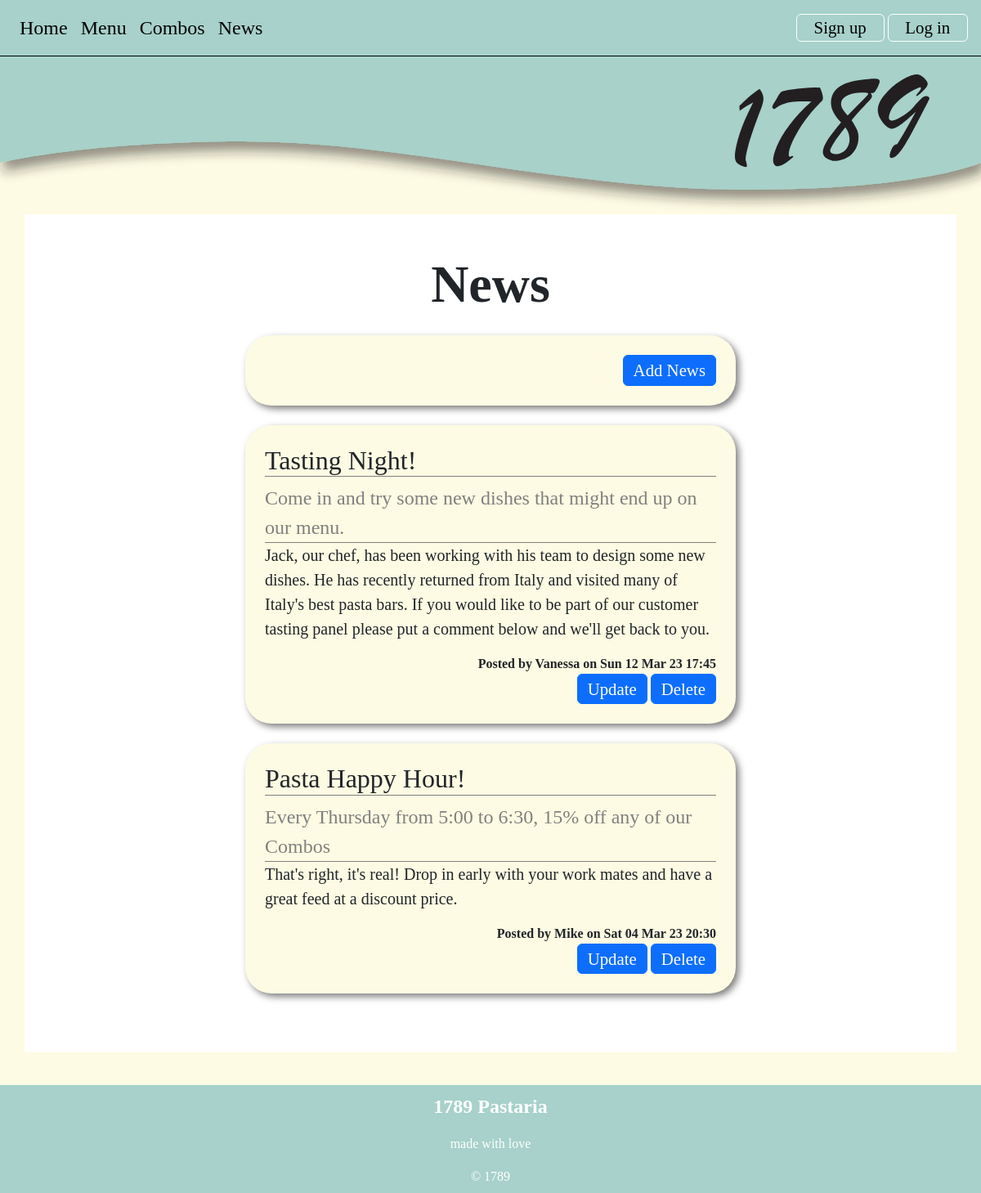
The app's page /news, older data.
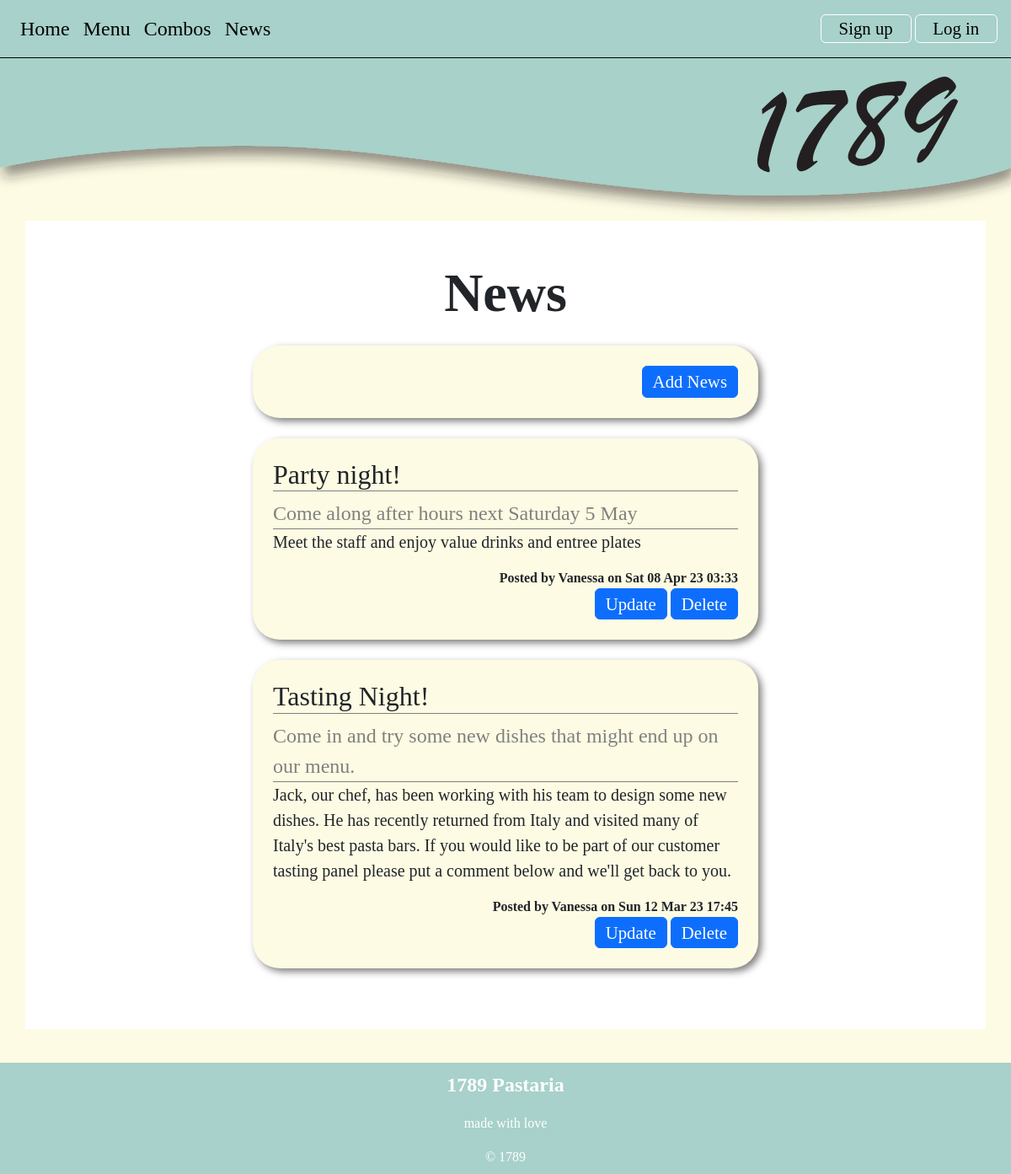
The same page, newer data.
### tables this page shows
CREATE TABLE news(
    news_id integer primary key autoincrement not null,
    title text not null unique,
    subtitle text not null unique,
    content text not null unique,
    newsdate date not null,
    member_id date not null,
    foreign key(member_id) references member(member_id)
);

CREATE TABLE member(
    member_id integer primary key autoincrement not null,
    name text not null unique,
    email text not null unique,
    password text not null,
    authorisation integer not null
);

### server.py (the view)
@app.route('/news')
def news():
    delete_id= request.args
    print(delete_id)
    if len(delete_id) !=0:
        sql = "delete from news where news_id =?"
        values_tuple=(delete_id['id'],)
        result = run_commit_query(sql, values_tuple, db_path)
        print(result)
    sql = """select news.news_id, news.title, news.subtitle, news.content, news.newsdate, member.name
      from news
      join member on news.member_id= member.member_id
      order by news.newsdate desc;
      """
    result = run_search_query_tuples(sql, (), db_path, True)
    print(result)
    return render_template("news.html", news=result)

### db_functions.py (called while the page is built)
def run_search_query_tuples(sql_query,values_tuple, file_path, rowfactory=False):
    result = None
    try:
        db = sqlite3.connect(file_path)
        if rowfactory:
            db.row_factory = sqlite3.Row
        cursor = db.cursor()
        cursor.execute(sql_query,values_tuple)
        result = cursor.fetchall()
        cursor.close()
    except sqlite3.Error as error:
        print("Error running search query tuples: {}".format(error))
        return None
    db.close()
    if result is None:
        print("No search values were found")
    return result

### server.py (called while the page is built)
@app.template_filter()
def news_date(sqlite_dt):
    x = datetime.strptime(sqlite_dt, '%Y-%m-%d %H:%M:%S')
    return x.strftime("%a %d %b %y %H:%M")

### templates/news.html (shortened to what this page needs)
{% extends "layout.html" %}
{% block banner %}
static/images/small_banner.svg
{% endblock %}
{% block content %}
<div class="container-lg py-sm-5 py-1">
     <h1> News</h1>
    <div class="news p-4 my-4 text-end">
        <a class="btn btn-primary" href="{{ url_for('news_cu') }}">Add News</a>
    </div>
    {% for row in news %}
    <div class="news p-4 my-4">
    <h2>{{row['title']}}</h2>
        <div class="subtitle"> {{ row['subtitle'] }} </div>
        <p class="news-text"> {{ row['content'] }} </p>
        <div class="news-meta"> Posted by {{ row['name'] }} on {{row['newsdate'] | news_date }}</div>
        <div class="news-meta">
            <a class="btn btn-primary" href="{{ url_for('news_cu', id=row['news_id']) }}">Update</a>
            <a class="btn btn-primary" href="{{ url_for('news', id=row['news_id']) }}">Delete</a>
        </div>
    </div>
    {% endfor %}
</div>
{% endblock %}

### templates/layout.html (shortened to what this page needs)
<!DOCTYPE html>
<html lang="en">
<head>
<link href="https://cdn.jsdelivr.net/npm/bootstrap@5.2.3/dist/css/bootstrap.min.css" rel="stylesheet">
<link rel="stylesheet" href="static/styles.css">
</head>
<body>
 <div class="container-fluid">
     <nav class="navbar navbar-expand-lg px-3 py-2">
    <div class="collapse navbar-collapse" id="collapsibleNavbar">
      <ul class="navbar-nav">
        <li class="nav-item">
          <a class="nav-link" href="{{ url_for('index') }}">Home</a>
        </li>
        <li class="nav-item">
          <a class="nav-link" href="{{ url_for('menu') }}">Menu</a>
        </li>
        <li class="nav-item">
          <a class="nav-link" href="{{ url_for('combos') }}">Combos</a>
        </li>
        <li class="nav-item">
            <a class="nav-link" href="{{ url_for('news') }}">News</a>
        </li>
      </ul>
<div class="ms-auto">
     <a class="nav-link btn btn-outline" href="{{ url_for('signup') }}">Sign up</a>
    <a class="nav-link btn btn-outline" href="">Log in</a></div>
    </div>
</nav>
    <img class="img-fluid" src="{% block banner %}{% endblock %}">
</div>
{% block content %}
 {% endblock %}
<footer class="container-fluid footer-content">
        <p> 1789 Pastaria</p>
        <p>made with love</p>
        <div>&copy; 1789</div>
</footer>
</body>
</html>

### static/styles.css (style rules this page uses)
:root { --brand-paper: rgb(253,251,227); --brand-green: rgb(167,209,202); --brand-green-pale: rgb(223,237,224); }
body { font-family: 'Cormorant Garamond', serif; font-size: 100%; background-color: var(--brand-paper); margin:0; }
h1 { font-size: 4em; text-align: center; font-weight: 600; margin: 0; }
h2 { border-bottom: 1px solid gray; }
.container-fluid { border: 0px solid blue; padding:0; }
.container-lg { border: 0px solid pink; background-color: rgb(255,255,255); overflow: auto; margin-bottom: 2.5em; }
.subtitle { font-size: 1.5em; border-bottom: 1px solid gray; color: gray; }
.news { max-width: 600px; margin: auto; background-color: var(--brand-paper); border-radius: 2em; filter: drop-shadow(0.25em 0.25em 0.25em rgba(0,0,0,0.5)); }
.news-text { font-size: 1.25em; }
.news-meta { text-align: end; font-weight: bold; }
.footer-content { background-color: var(--brand-green); text-align: center; padding: 0.5em 0 0.5em 0; color:white; }
.footer-content p:first-child { font-weight: 600; font-size: 1.5em; }
.navbar { background-color: var(--brand-green); border-bottom: 1px solid black; }
.nav-link { font-size: 1.5em; color:black; }
nav .btn-outline { display: inline-block; }
.btn-outline { border: 1px solid white; padding: 0 1em; }
.btn { font-size: 1.3em; --bs-btn-padding-y:0.1em; }

Row changes from the older to the newer data that the page shows:
removed news: title "Pasta Happy Hour!", subtitle "Every Thursday from 5:00 to 6:30, 15% off any of our Combos", content "That's right, it's real! Drop in early with your work mates and have a great feed at a discount price.", name "Mike", newsdate|news_date "Sat 04 Mar 23 20:30"
added news: title "Party night!", subtitle "Come along after hours next Saturday 5 May", content "Meet the staff and enjoy value drinks and entree plates", name "Vanessa", newsdate|news_date "Sat 08 Apr 23 03:33"
